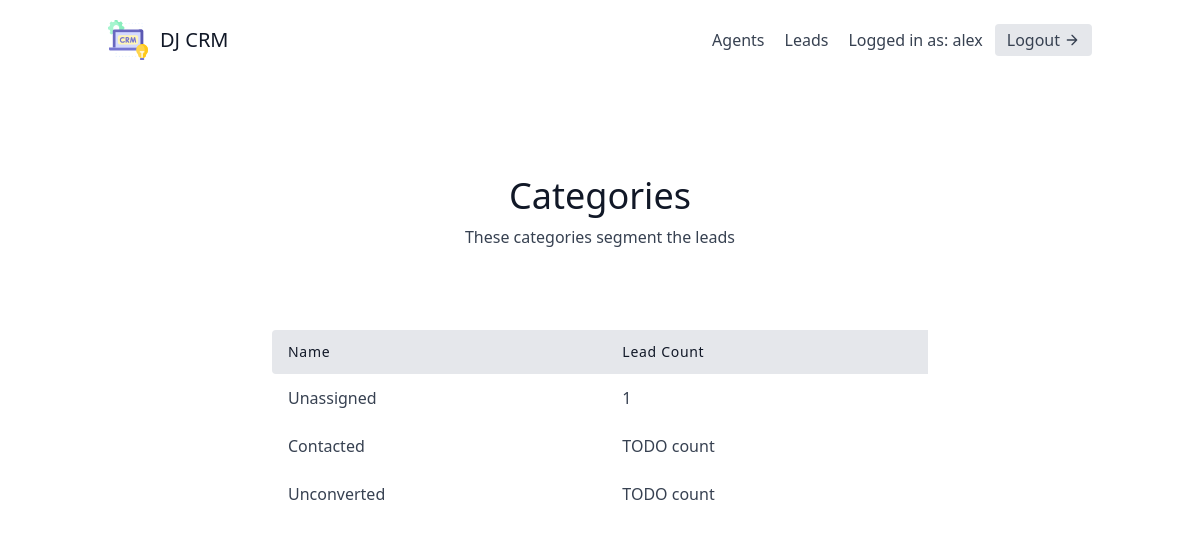
Page /leads/categories/ (signed in) on the committed database.
### leads/models.py (models this page shows, shortened)
class User(AbstractUser):
    is_organisor = models.BooleanField(default=True)
    is_agent = models.BooleanField(default=False)

class Category(models.Model):
    name = models.CharField(max_length=30)  # New, Contacted, Converted, Unconverted
    organisation = models.ForeignKey(UserProfile, on_delete=models.CASCADE)

### leads/views.py (the view)
# urls.py: path('categories/', CategoryListView.as_view(), name='category-list'),
class CategoryListView(LoginRequiredMixin, generic.ListView):
    template_name = "leads/category_list.html"
    context_object_name = "category_list"
    def get_context_data(self, **kwargs):
        context = super(CategoryListView, self).get_context_data(**kwargs)
        user = self.request.user
        if user.is_organisor:
            queryset = Lead.objects.filter(
                organisation=user.userprofile
            )
        else:
            queryset = Lead.objects.filter(
                organisation=user.agent.organisation
            )
        context.update({
            "unassigned_lead_count": queryset.filter(category__isnull=True).count()
        })
        return context
    def get_queryset(self):
        user = self.request.user
        if user.is_organisor:
            queryset = Category.objects.filter(
                organisation=user.userprofile
            )
        else:
            queryset = Category.objects.filter(
                organisation=user.agent.organisation
            )
        return queryset

### leads/templates/leads/category_list.html
{% extends "base.html" %}
{% block content %}
<section class="text-gray-700 body-font">
    <div class="container px-5 py-24 mx-auto">
      <div class="flex flex-col text-center w-full mb-20">
        <h1 class="sm:text-4xl text-3xl font-medium title-font mb-2 text-gray-900">Categories</h1>
        <p class="lg:w-2/3 mx-auto leading-relaxed text-base">
            These categories segment the leads
        </p>
      </div>
      <div class="lg:w-2/3 w-full mx-auto overflow-auto">
        <table class="table-auto w-full text-left whitespace-no-wrap">
          <thead>
            <tr>
              <th class="px-4 py-3 title-font tracking-wider font-medium text-gray-900 text-sm bg-gray-200 rounded-tl rounded-bl">Name</th>
              <th class="px-4 py-3 title-font tracking-wider font-medium text-gray-900 text-sm bg-gray-200">Lead Count</th>
            </tr>
          </thead>
          <tbody>
            <tr>
                <td class="px-4 py-3">Unassigned</td>
                <td class="px-4 py-3">{{ unassigned_lead_count }}</td>
            </tr>
            {% for category in category_list %}
                <tr>
                    <td class="px-4 py-3">
                      <a class="hover:text-blue-500" href="{% url 'leads:category-detail' category.pk %}">{{ category.name }}</a>
                    </td>
                    <td class="px-4 py-3">TODO count</td>
                </tr>
            {% endfor %}
          </tbody>
        </table>
      </div>
    </div>
  </section>
{% endblock content %}

### templates/navbar.html (shortened to what this page needs)
<header class="text-gray-700 body-font">
    <div class="container mx-auto flex flex-wrap p-5 flex-col md:flex-row items-center">
      <a class="flex title-font font-medium items-center text-gray-900 mb-4 md:mb-0">
        <span class="ml-3 text-xl">DJ CRM</span>
      </a>
      <nav class="md:ml-auto flex flex-wrap items-center text-base justify-center">
        {% if not request.user.is_authenticated %}
          <a href="{% url 'signup' %}" class="mr-5 hover:text-gray-900">Signup</a>
        {% else %}
          {% if request.user.is_organisor %}
          <a href="{% url 'agents:agent-list' %}" class="mr-5 hover:text-gray-900">Agents</a>
          {% endif %}
          <a href="{% url 'leads:lead-list' %}" class="mr-5 hover:text-gray-900">Leads</a>
        {% endif %}
      </nav>
      {% if request.user.is_authenticated %}
        Logged in as: {{ request.user.username }}
        <a href="{% url 'logout' %}" class="ml-3 inline-flex items-center bg-gray-200 border-0 py-1 px-3 focus:outline-none hover:bg-gray-300 rounded text-base mt-4 md:mt-0">
          Logout
            <svg fill="none" stroke="currentColor" stroke-linecap="round" stroke-linejoin="round" stroke-width="2" class="w-4 h-4 ml-1" viewBox="0 0 24 24">
                <path d="M5 12h14M12 5l7 7-7 7"></path>
            </svg>
        </a>
      {% endif %}
    </div>
</header>

### rows in the picture
User: user.username "alex"
Category: name "Contacted"
Category: name "Unconverted"

### other values in the picture
{{ unassigned_lead_count }} "1"
